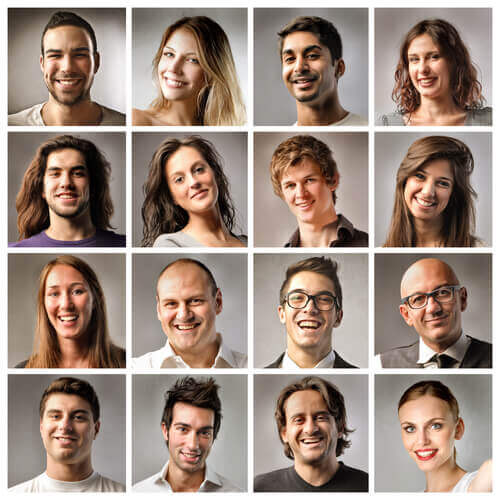
#> input picture rec-facial/rostos/rostos-1.jpg, 500 x 500 px
$ python main.py
#> lines starting #> are read from the running program, lines starting #| are printed output that depends on the picture; after the words box and inside, x2 and y2 are one past the last pixel; in counts of white or black regions, pixels touching at a corner belong together
import cv2 as cv
import numpy as np
import matplotlib.image as mpimg

rgb_img = cv.imread('rostos/rostos-1.jpg', flags=cv.IMREAD_COLOR );
#> rgb_img is the input picture: shape (500, 500, 3); mean B, G, R 130.7, 141.6, 159.9
cv.imshow('RGB rostos',rgb_img);

hsv_img = cv.cvtColor(rgb_img, cv.COLOR_RGB2HSV)
#> hsv_img: shape (500, 500, 3); mean H, S, V 99.6, 60.3, 160.1
cv.imshow('HSV rostos',hsv_img);

lower_red = 150
upper_red = 250

lower_gre = 50
upper_gre = 200

lower_blu = 100
upper_blu = 140

height, width = hsv_img.shape[:2]
#> height = 500; width = 500

lower_white = np.array([lower_blu, lower_gre, lower_red], dtype=np.uint8)
upper_white = np.array([upper_blu, upper_gre, upper_red], dtype=np.uint8)

bin_img = cv.inRange(hsv_img, lower_white, upper_white)
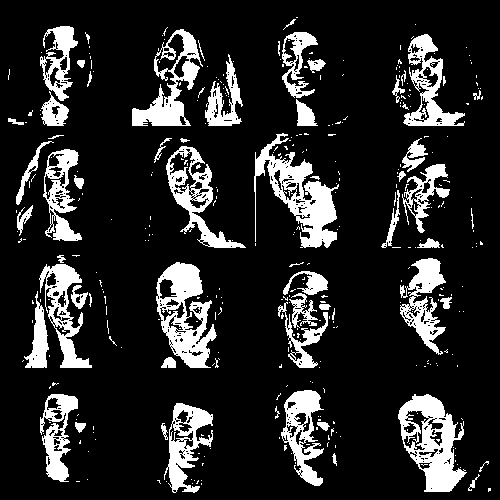
#> bin_img: shape (500, 500); 15.9% white; 363 white regions (302 under 20 px), largest, box (x1, y1, x2, y2) and area: (254, 133, 339, 248) 3568, (398, 394, 467, 492) 3365, (156, 262, 217, 368) 3248
cv.imshow('BIN',bin_img);

res = cv.bitwise_and(hsv_img,hsv_img, mask= bin_img)
#> res: shape (500, 500, 3); mean H, S, V 17.2, 16.3, 31.9

cv.imshow('RES',res);

im_floodfill = bin_img.copy()

h, w = bin_img.shape[:2]
#> h = 500; w = 500
mask = np.zeros((h + 2, w + 2), np.uint8)

cv.floodFill(im_floodfill, mask, (0, 0), 0);

im_floodfill_inv = cv.bitwise_not(im_floodfill)
cv.imshow('FLOODFILL',im_floodfill_inv);

im_out = bin_img | im_floodfill_inv
#> im_out: shape (500, 500); every value is 255

cv.imshow('OUT',im_out);
cv.waitKey(0)
cv.destroyAllWindows()

$ run again, with rec-facial/rostos/rostos-2.jpg copied over rec-facial/rostos/rostos-1.jpg
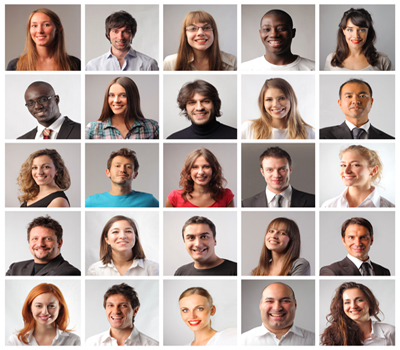
#> input picture rec-facial/rostos/rostos-2.jpg, 400 x 350 px
#> rgb_img is the input picture: shape (350, 400, 3); mean B, G, R 160.3, 166.2, 181.3
#> hsv_img: shape (350, 400, 3); mean H, S, V 88, 42.9, 182.6
#> `bin_img = cv.inRange(hsv_img, lower_white, upper_white)`:
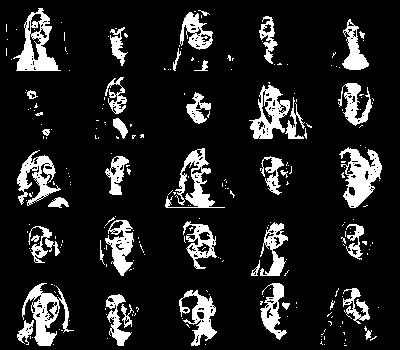
#> bin_img: shape (350, 400); 13.1% white; 246 white regions (203 under 20 px), largest, box (x1, y1, x2, y2) and area: (339, 147, 382, 208) 1346, (13, 8, 61, 71) 1277, (22, 283, 74, 346) 1237
#> res: shape (350, 400, 3); mean H, S, V 14.4, 14.3, 25.8
#> im_out: shape (350, 400); every value is 255
